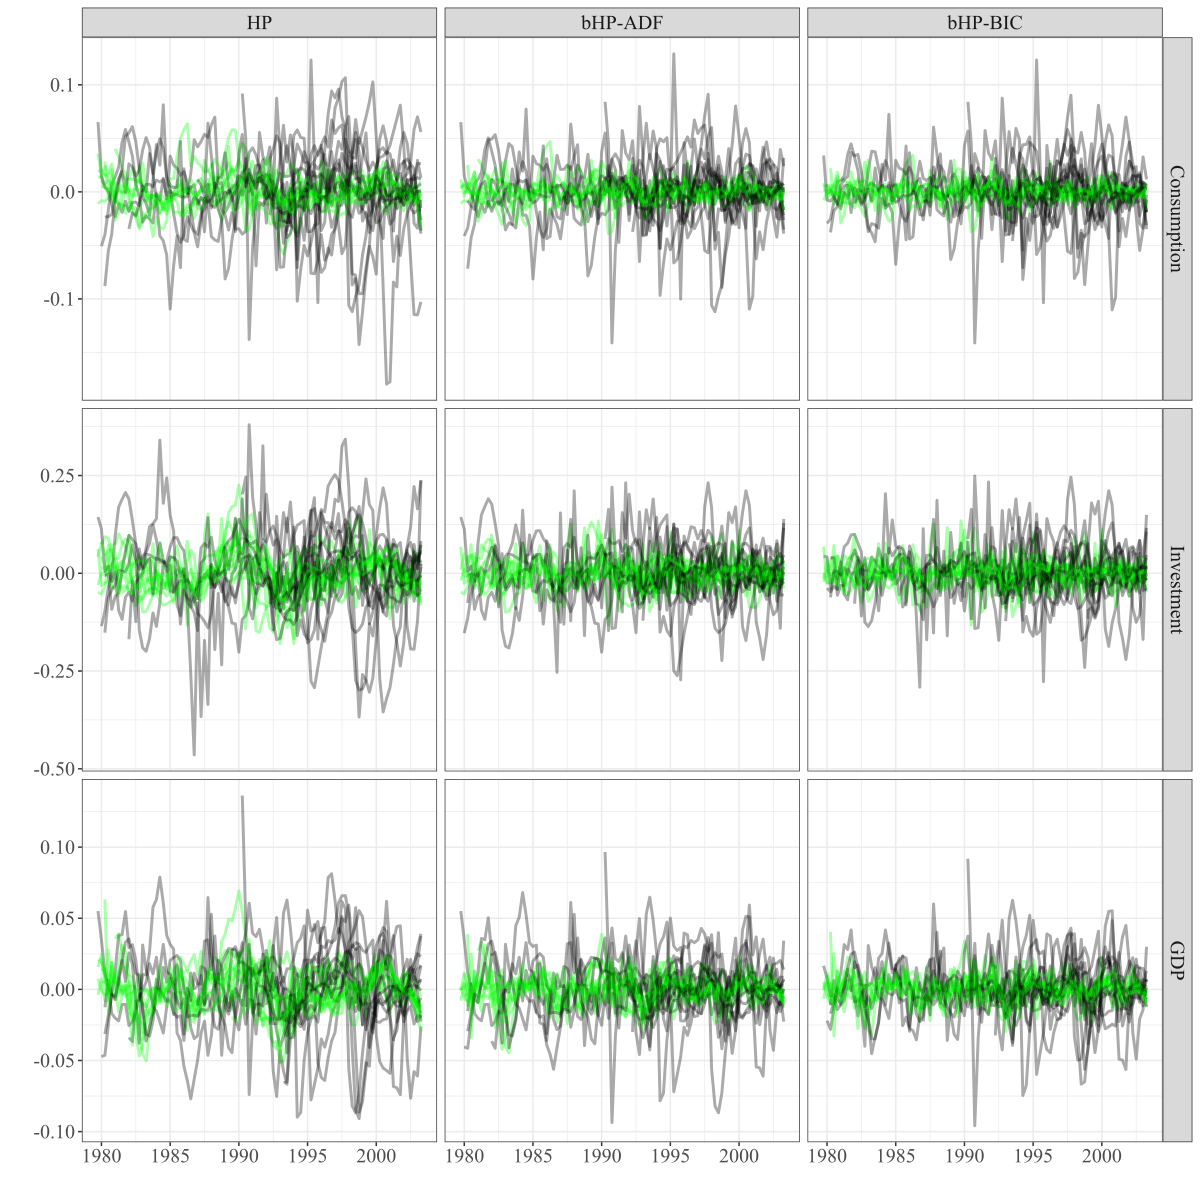

Here is the R script that generated this plot:
rm(list = ls())

library(ggplot2)
library(reshape2)
library(scales)

#========================================================================================================================
#------------------------------------------------------
# part 1 : manage data for ggplot structure
#------------------------------------------------------


load("results_moments.RData")

# remove everything except the useful time series
index <- !(ls() %in% c("data_cyc_adf","data_cyc_AIC","data_cyc_BIC",
                      "data_cyc_pp","data_cyc_raw","date","emerging_country",
                      "developed_country","all_country")) 
rm(list = ls()[index])


date_seq <- seq(from = 1979.75, to = 2003.25, by = 0.25)

#-----------------------------------------------------------

index_hp_type <- c("data_cyc_raw","data_cyc_AIC","data_cyc_BIC",
                   "data_cyc_adf","data_cyc_pp")
hp_type <- c("type 1 : raw","AIC","type 2 : BIC","type 3 : adf","pp")

for(j in 1 : length(index_hp_type)){
  
  message("dealding with #",hp_type[j],"# type of iteration HP-filter at ",Sys.time())
  
  data_cyc_j <- eval(parse(text = index_hp_type[j]))
  message("start loop for 26 countries")

  data_cyc <- data.frame(data_cyc_j[[1]])
  data_cyc$country <- all_country[1]
  
  # use reshape2 package to get the melt data frame of C,Y,GDP
  data_cyc <- melt(data_cyc, ID=c("country"))
  data_cyc$date <- rep(date_seq[(96-(length(data_cyc[,1])/3)):95],3)
  
  
  for( i in 2: length(all_country)){
    
    data_cyc_i <- data.frame(data_cyc_j[[i]])
    data_cyc_i$country <- all_country[i]
    
    # use reshape2 package to get the melt data frame of C,Y,GDP
    data_cyc_i <- melt(data_cyc_i, ID=c("country"))
    data_cyc_i$date <- rep(date_seq[(96-(length(data_cyc_i[,1])/3)):95],3)
    
    data_cyc <- rbind(data_cyc,data_cyc_i)
    
  }
  
  
  
  data_cyc$type <- hp_type[j]
  
  assign( paste0("data_all_",hp_type[j]), data_cyc  )
}

data_ggplot_all <- rbind(`data_all_type 1 : raw`,#data_all_AIC,
                         `data_all_type 2 : BIC`,`data_all_type 3 : adf`)
                         #data_all_pp)

#----------- mark the ID for emerging or developed-------------------
index_emerging <-  data_ggplot_all$country %in% emerging_country 
index_developed <- data_ggplot_all$country %in% developed_country 

data_ggplot_all$ID[index_emerging] <- "emerging"
data_ggplot_all$ID[index_developed] <- "developed"



#------------clean other variables---------------------------------------------------------------------------------------

rm(i,j,data_cyc_i,data_cyc_j,statistic_raw,data_cyc,
   `data_all_type 3 : adf`,data_all_AIC,`data_all_type 2 : BIC`,
   data_all_pp,`data_all_type 1 : raw`)


#========================================================================================================================
#------------------------------------------------------
# part 2 : start plot with data
#------------------------------------------------------

# all in one graph

# rename the three times
data_ggplot_all[ data_ggplot_all == "type 1 : raw"  ] = "HP"
data_ggplot_all[ data_ggplot_all == "type 2 : BIC"  ] = "bHP-BIC"
data_ggplot_all[ data_ggplot_all == "type 3 : adf"  ] = "bHP-ADF"

levels(data_ggplot_all$variable)[1:2] =  c("Consumption", "Investment")


# put them into the correct order
data_ggplot_all$type = as.factor( data_ggplot_all$type )
data_ggplot_all$type = factor(data_ggplot_all$type,levels(data_ggplot_all$type)[c(3, 1, 2)])

# start the plot
sp_1_1 <- ggplot() +
  geom_line(data = data_ggplot_all, aes(x = date,y = value,colour = country), 
            alpha = 1/3, lwd= 1)

sp_1_2 <-  sp_1_1 + facet_grid(variable ~ type, scales = "free_y")


sp_1_3 <- sp_1_2 + scale_colour_manual( # black is for emerging country
  values = c("argentina" = "black","brazil" = "black","ecuador" = "black",
             "israel"= "black", "korea"= "black", "malaysia"= "black", 
             "mexico"= "black", "peru"= "black", "philippines"= "black",
             "slovak rep"= "black", "south africa"= "black", 
             "thailand"= "black", "turkey"= "black",
             
             # green for developed country
             "australia"="green", "austria"="green", "belgium"="green", 
             "canada"="green", "denmark"="green", "finland"="green", 
             "netherlands"="green", "new zealand"="green", "norway"="green",
             "portugal"="green", "spain"="green", "sweden"="green", "switzerland"="green"))

sp_1_4 = sp_1_3 + theme_bw() + labs( x = "", y = "")  +  theme(
                # plot.title = element_text(hjust = 0.5, size = 16),
                text = element_text( size = 18),
                legend.position="none" ) 


cairo_pdf(  "Figure7.pdf", width = 12, height = 12,
            family = "Times", fallback_resolution = 1000)
  print(sp_1_4)
dev.off()
